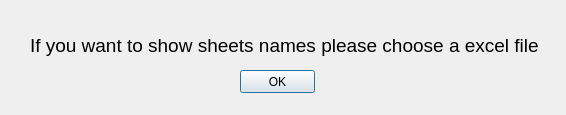
<?xml version="1.0" encoding="UTF-8"?>
<ui version="4.0">
 <class>At_Dialog</class>
 <widget class="QDialog" name="At_Dialog">
  <property name="geometry">
   <rect>
    <x>0</x>
    <y>0</y>
    <width>566</width>
    <height>115</height>
   </rect>
  </property>
  <property name="contextMenuPolicy">
   <enum>Qt::PreventContextMenu</enum>
  </property>
  <property name="windowTitle">
   <string>Attention</string>
  </property>
  <widget class="QPushButton" name="pushButton">
   <property name="geometry">
    <rect>
     <x>240</x>
     <y>70</y>
     <width>75</width>
     <height>23</height>
    </rect>
   </property>
   <property name="text">
    <string>OK</string>
   </property>
  </widget>
  <widget class="QLabel" name="label">
   <property name="geometry">
    <rect>
     <x>30</x>
     <y>20</y>
     <width>521</width>
     <height>51</height>
    </rect>
   </property>
   <property name="font">
    <font>
     <pointsize>14</pointsize>
    </font>
   </property>
   <property name="text">
    <string>If you want to show sheets names please choose a excel file</string>
   </property>
  </widget>
 </widget>
 <resources/>
 <connections/>
</ui>
